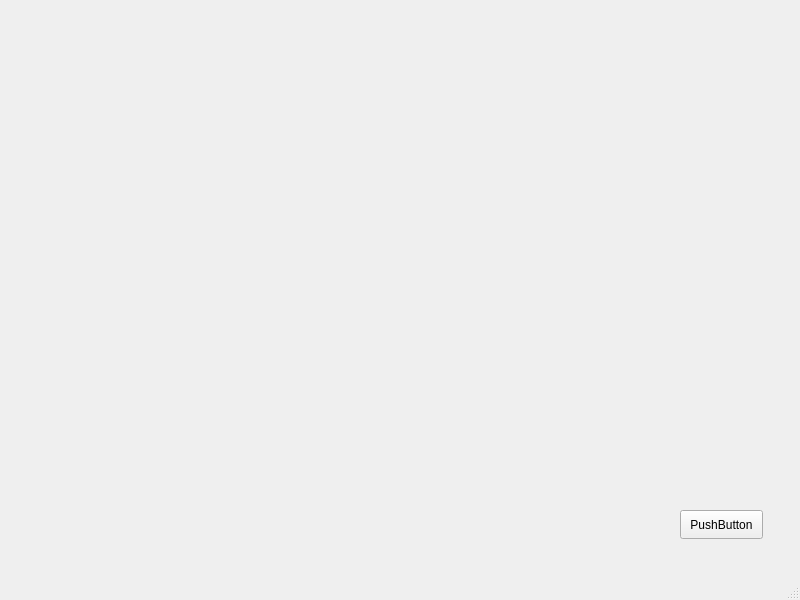
<?xml version="1.0" encoding="UTF-8"?>
<ui version="4.0">
 <class>Sort_front</class>
 <widget class="QMainWindow" name="Sort_front">
  <property name="geometry">
   <rect>
    <x>0</x>
    <y>0</y>
    <width>800</width>
    <height>600</height>
   </rect>
  </property>
  <property name="windowTitle">
   <string>Sort_front</string>
  </property>
  <widget class="QWidget" name="centralwidget">
   <widget class="QPushButton" name="pushButton">
    <property name="geometry">
     <rect>
      <x>680</x>
      <y>510</y>
      <width>83</width>
      <height>29</height>
     </rect>
    </property>
    <property name="text">
     <string>PushButton</string>
    </property>
   </widget>
  </widget>
  <widget class="QMenuBar" name="menubar">
   <property name="geometry">
    <rect>
     <x>0</x>
     <y>0</y>
     <width>800</width>
     <height>25</height>
    </rect>
   </property>
  </widget>
  <widget class="QStatusBar" name="statusbar"/>
 </widget>
 <resources/>
 <connections/>
</ui>
